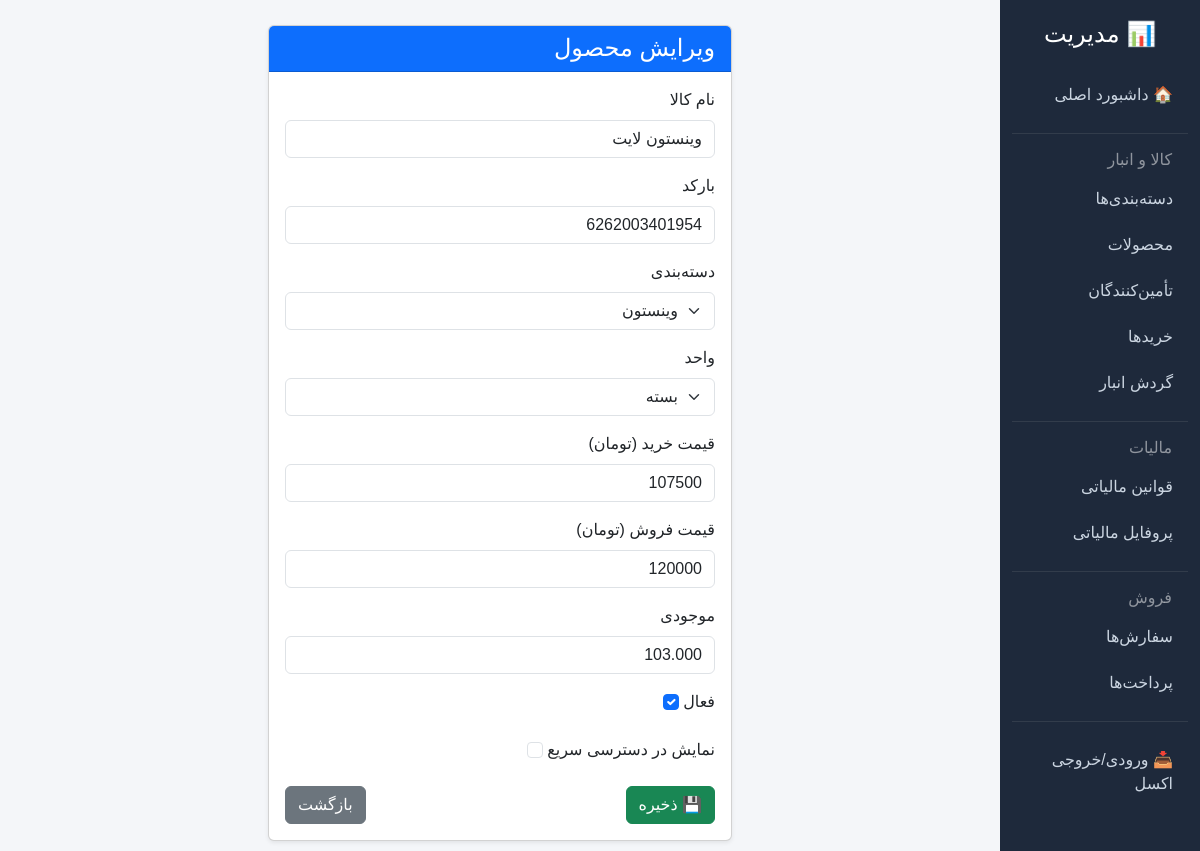
Page /management/products/1/update/ (signed in) on the earlier database version.
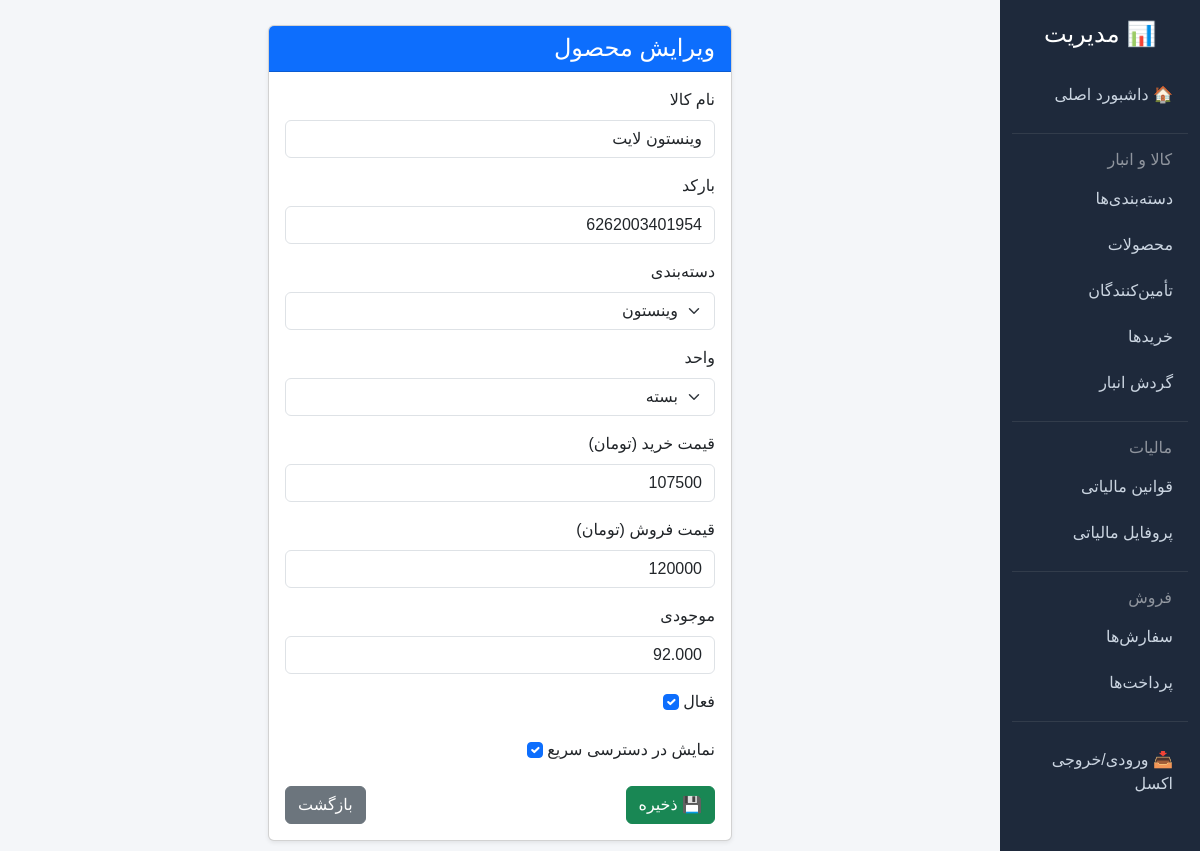
Same page on the later database version.
### inventory/models.py (models this page shows, shortened)
class Product(models.Model):
    UNIT_CHOICES = [
        ('pack', 'بسته'),
        ('carton', 'کارتن'),
        ('piece', 'عدد'),
        ('kg', 'کیلوگرم'),
    ]
    name = models.CharField(max_length=200, verbose_name="نام کالا")
    barcode = models.CharField(max_length=50, unique=True, db_index=True, verbose_name="بارکد")
    category = models.ForeignKey(Category, on_delete=models.PROTECT, verbose_name="دسته‌بندی")
    unit = models.CharField(max_length=10, choices=UNIT_CHOICES, default='pack', verbose_name="واحد")
    purchase_price = models.DecimalField(max_digits=12, decimal_places=0, verbose_name="قیمت خرید (تومان)")
    selling_price = models.DecimalField(max_digits=12, decimal_places=0, verbose_name="قیمت فروش (تومان)")
    is_active = models.BooleanField(default=True, verbose_name="فعال")
    stock_quantity = models.DecimalField(
        max_digits=12, decimal_places=3, default=0,
        validators=[MinValueValidator(0)], verbose_name="موجودی"
    )
    inventory_cost = models.DecimalField(
        max_digits=14, decimal_places=0, default=0,
        verbose_name="ارزش موجودی (تومان)"
    )
    is_featured = models.BooleanField(default=False, verbose_name="نمایش در دسترسی سریع")
    class Meta:
        verbose_name = "محصول"
        verbose_name_plural = "محصولات"

### management/views.py (the view, shortened to what this page needs)
# urls.py: path('products/<int:pk>/update/', views.ProductUpdateView.as_view(), name='product_update'),
class ProductUpdateView(BaseUpdateView):
    model = Product
    fields = ['name', 'barcode', 'category', 'unit', 'purchase_price', 'selling_price',
              'stock_quantity', 'is_active', 'is_featured']
    success_url = reverse_lazy('management:product_list')

### inventory/models.py (called while the page is built)
    def __str__(self):
        return self.name

### management/views.py (called while the page is built)
    def get_form(self, form_class=None):
        form = super().get_form(form_class)
        for field in form.fields.values():
            if isinstance(field.widget, forms.CheckboxInput):
                field.widget.attrs.update({'class': 'form-check-input'})
            elif isinstance(field.widget, forms.Select):
                field.widget.attrs.update({'class': 'form-select'})
            else:
                field.widget.attrs.update({'class': 'form-control'})
        return form

    def get_context_data(self, **kwargs):
        context = super().get_context_data(**kwargs)
        context['model_verbose_name'] = self.model._meta.verbose_name
        context['is_update'] = True
        return context

### management/templates/management/generic_form.html (shortened to what this page needs)
{% extends 'management/base.html' %}
{% block content %}
<div class="row justify-content-center">
    <div class="col-md-8 col-lg-6">
        <div class="card shadow-sm">
            <div class="card-header bg-primary text-white">
                <h4 class="mb-0">{% if is_update %}ویرایش{% else %}ایجاد{% endif %} {{ model_verbose_name }}</h4>
            </div>
            <div class="card-body">
                <form method="post" novalidate>
                    {% for field in form %}
                        <div class="mb-3">
                            <label for="{{ field.id_for_label }}" class="form-label">{{ field.label }}</label>
                            {{ field }}
                        </div>
                    {% endfor %}
                    <div class="d-flex justify-content-between">
                        <button type="submit" class="btn btn-success">💾 ذخیره</button>
                        <a href="{{ request.META.HTTP_REFERER|default:'/' }}" class="btn btn-secondary">بازگشت</a>
                    </div>
                </form>
            </div>
        </div>
    </div>
</div>
{% endblock %}

Differences in the rows shown:
changed Product "وینستون لایت": stock_quantity "103.000" → "92.000"; is_featured "☐" → "☑"
